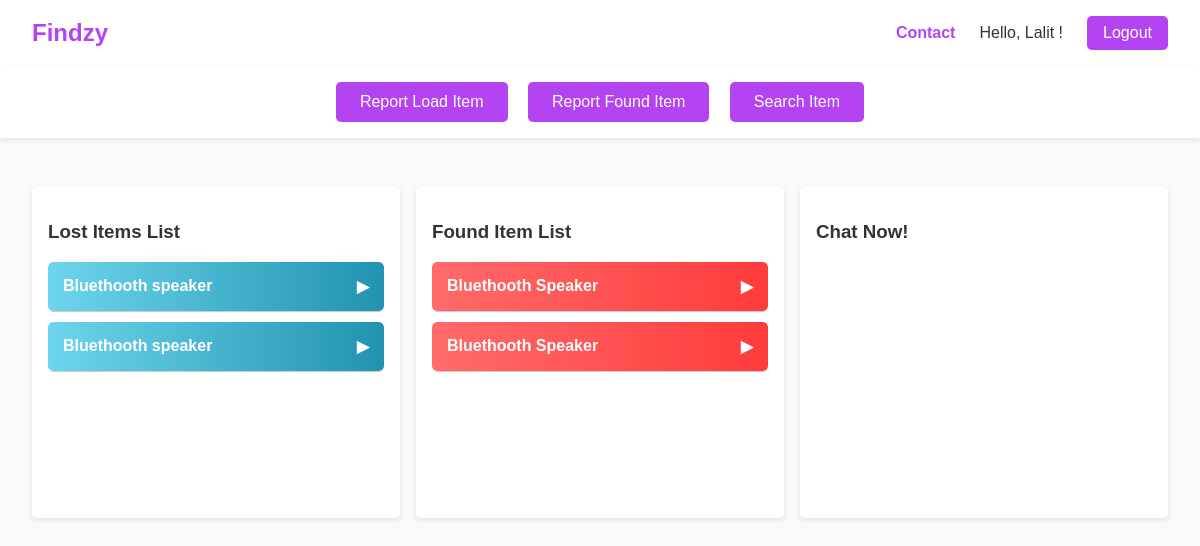
The page /dashboard/home (signed in) on the database as committed earlier.
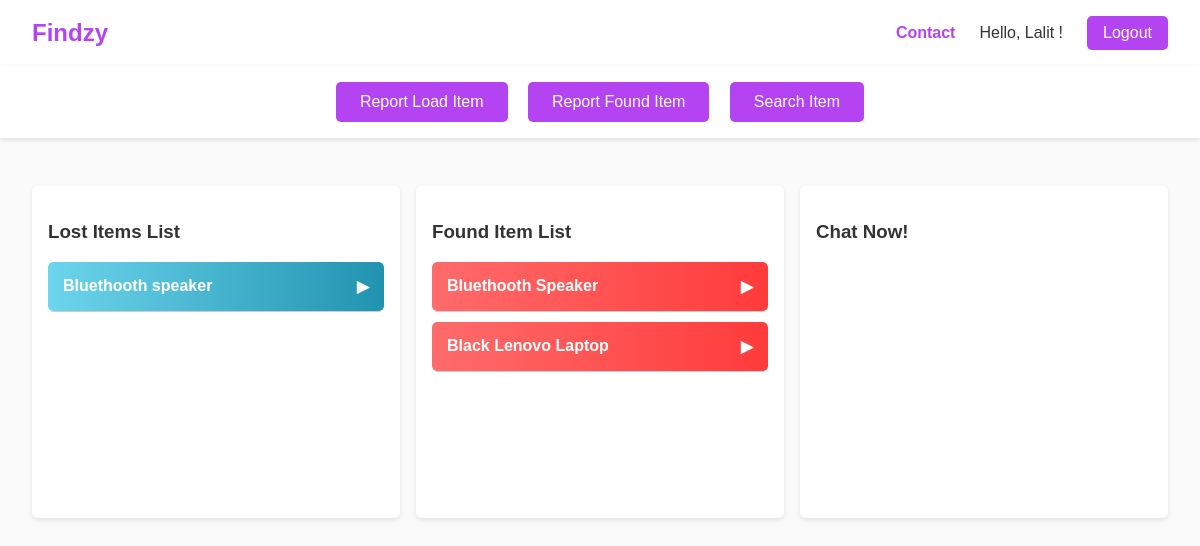
The same page on the database as committed later.
### dashboard/models.py (models this page shows, shortened)
class ReportItem(models.Model):
    uid = models.UUIDField(primary_key=True, default=uuid.uuid4, editable=False)
    user = models.ForeignKey(User, on_delete=models.CASCADE, related_name="stolen_items")
    name = models.CharField(max_length=255)
    category = models.CharField(max_length=100)
    description = models.TextField()
    stolen_datetime = models.DateTimeField()
    location = models.CharField(max_length=255)
    keywords = models.TextField(blank=True)
    created_at = models.DateTimeField(auto_now_add=True)

class StolenItem(models.Model):
    uid = models.UUIDField(primary_key=True, default=uuid.uuid4, editable=False)
    user = models.ForeignKey(User, on_delete=models.CASCADE, related_name="report_item")
    name = models.CharField(max_length=255)
    category = models.CharField(max_length=100)  # User input instead of choices
    description = models.TextField()
    stolen_datetime = models.DateTimeField()  # Changed from DateField to DateTimeField
    location = models.CharField(max_length=255)
    location_description = models.TextField()  # Extra column for detailed location description
    keywords = models.TextField(blank=True)  # Stores extracted keywords
    created_at = models.DateTimeField(auto_now_add=True)

### dashboard/views.py (the view, shortened to what this page needs)
# urls.py: path('home',views.dashboard),
def dashboard(request):
    stolen = StolenItem.objects.filter(user=request.user)
    report = ReportItem.objects.filter(user=request.user)
    messages = Message.objects.filter(receiver=request.user).order_by("-created_at")[:10]
    data = {
        'items':stolen,
        'reports':report,
        'messages':messages,
        'msg':"success"
    }
    return render(request,'dashboard.html',context=data)

### templates/dashboard.html (shortened to what this page needs)
<!DOCTYPE html>
<html lang="en">
<head>
    {% load static %}
</head>
<body>
<header>
    <a href="#" class="logo">Findzy</a>
    <div class="header-links">
        <a href="contact.html">Contact</a>
        <span class="hello-user">Hello, {{ request.user.first_name }} !</span>
        <button class="logout-btn" onclick="logout()">Logout</button>
    </div>
</header>
<div class="action-row">
    <button onclick="openModal('report')">Report Load Item</button>
    <button onclick="openModal('stolen')">Report Found Item</button>
    <button onclick="openModal('search')">Search Item</button>
</div>
<main class="container">
    <div class="box">
        <h3>Lost Items List</h3>
        {% for report in reports %}
        <div class="accordion">
            <div class="accordion-header" onclick="toggleAccordion(this)">
                {{report.name}}
                <span>▶</span>
            </div>
            <div class="accordion-content">
            </div>
        </div>
        {% endfor %}
    </div>
    <div class="box">
        <h3>Found Item List</h3>
        {% for item in items %}
        <div class="accordion">
            <div class="accordion-header" onclick="toggleAccordion(this)">
                {{item.name}}
                <span>▶</span>
            </div>
            <div class="accordion-content">
            </div>
        </div>
        {% endfor %}
    </div>
    <div class="box messages">
        <h3>Chat Now!</h3>
    </div>
</main>
</body>
</html>

Rows that differ between the two databases and show on the page:
removed ReportItem: name "Bluethooth speaker"
removed StolenItem: name "Bluethooth Speaker"
added StolenItem: name "Black Lenovo Laptop"
